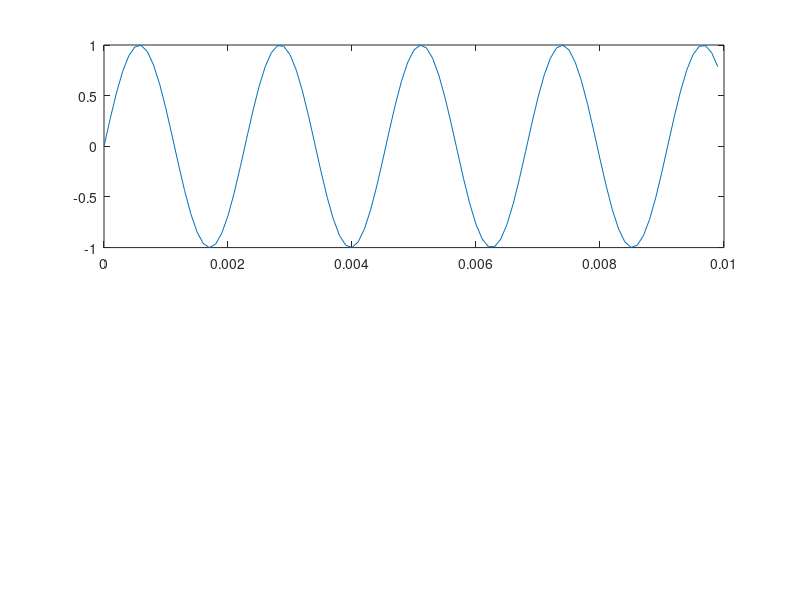

MATLAB code for this plot: (Note: this script raises an error after producing the figure.)
function repair_homework1
  clc;clear;close all;
  part1();
endfunction

function part1()
  t = 0:0.0001:0.1;
  Fs = 44100/4;
  F = 440;
  

  # Genera la señal sinusoidal
  signal = sin(2 * pi * t * F);


  # Visualiza la señal
  figure;
  subplot(2,1,1);
  plot(t(1:100),signal(1:100));
  set_plot_style(["y[n] = sin(2 * \\pi * f * t)"]);
  t = 0:0.0001:0.1;
  Fs = 44100/4;
  F = F + Fs;
  

  # Genera la señal sinusoidal
  signal = sin(2 * pi * t * F);
  # Visualiza la señal
  subplot(2,1,2);
  plot(t(1:100),signal(1:100));
  set_plot_style(["y[n] = sin(2 * \\pi * f * t)"]);
endfunction
